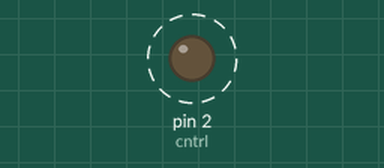
Recording of a sketch running on a simulated Arduino Uno, built with avr-gcc and run on an emulated ATmega328P. On the bench: output pins drawn as LEDs (lit = HIGH). Dashed ring = blinking.

Above: at 0.2 s.
Timing chart, 0 to 3.0 s (numbered marks = the images above):
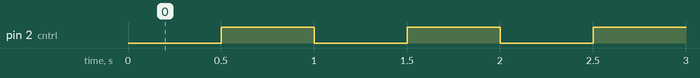

Measured:
- by itself, pin 2 (cntrl): alternates HIGH for 0.50 s and LOW for 0.50 s

The sketch:

Traffic_Lights_ArduinoMaster.ino
```cpp
#define cntrl 2


void setup() {
  // put your setup code here, to run once:
  pinMode(cntrl, OUTPUT);

}

void loop() {
  // put your main code here, to run repeatedly:
  digitalWrite(cntrl, LOW);

  delay(500);

  digitalWrite(cntrl, HIGH);

  delay(500);

}
```
